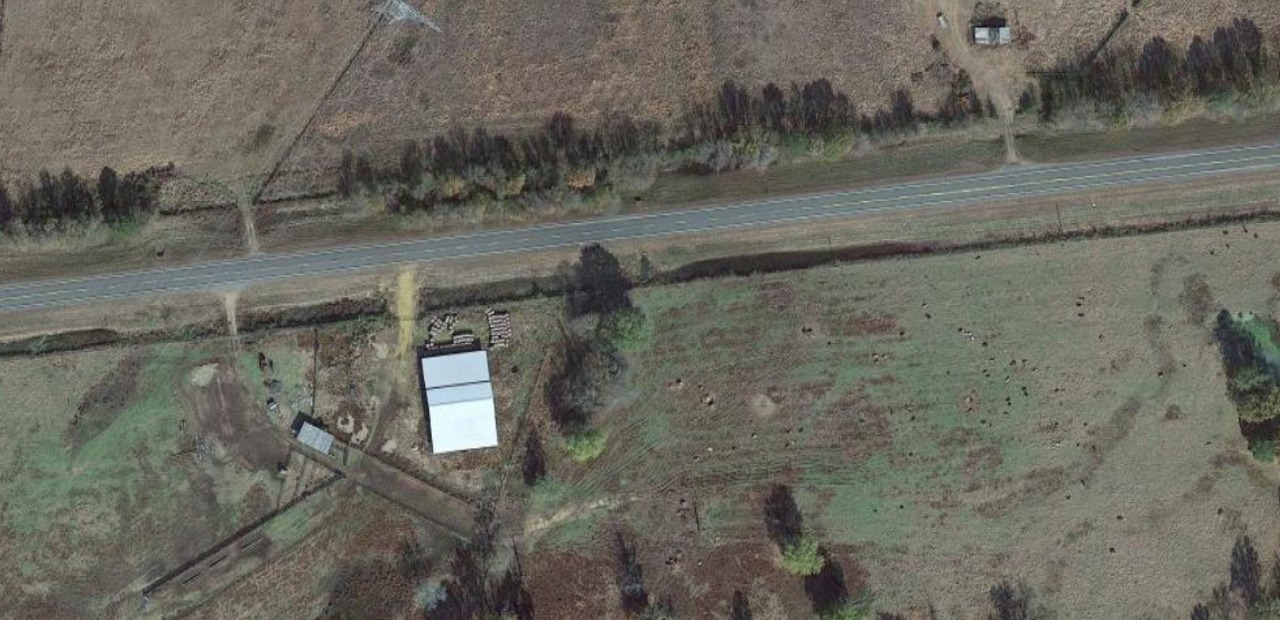
#> input picture houses/img1.jpg, 1280 x 620 px; its folder holds only this picture in this run
$ python houses_detection.py
#> lines starting #> are read from the running program, lines starting #| are printed output that depends on the picture
import operator
import os
import numpy as np
from skimage import io, draw, transform, exposure, color


'''Функция считывания изображений'''
def read_images(path):
#> called with path = 'houses'
    images_list = []
    for image_name in os.listdir(path):
        img = io.imread(path + '/' + image_name)
#> img is the input picture: shape (620, 1280, 3); mean R, G, B 104.5, 103.4, 93.9
        img_gray = color.rgb2gray(img)
        img_contrast = exposure.adjust_sigmoid(img_gray, cutoff=0.7, gain=25, inv=False)
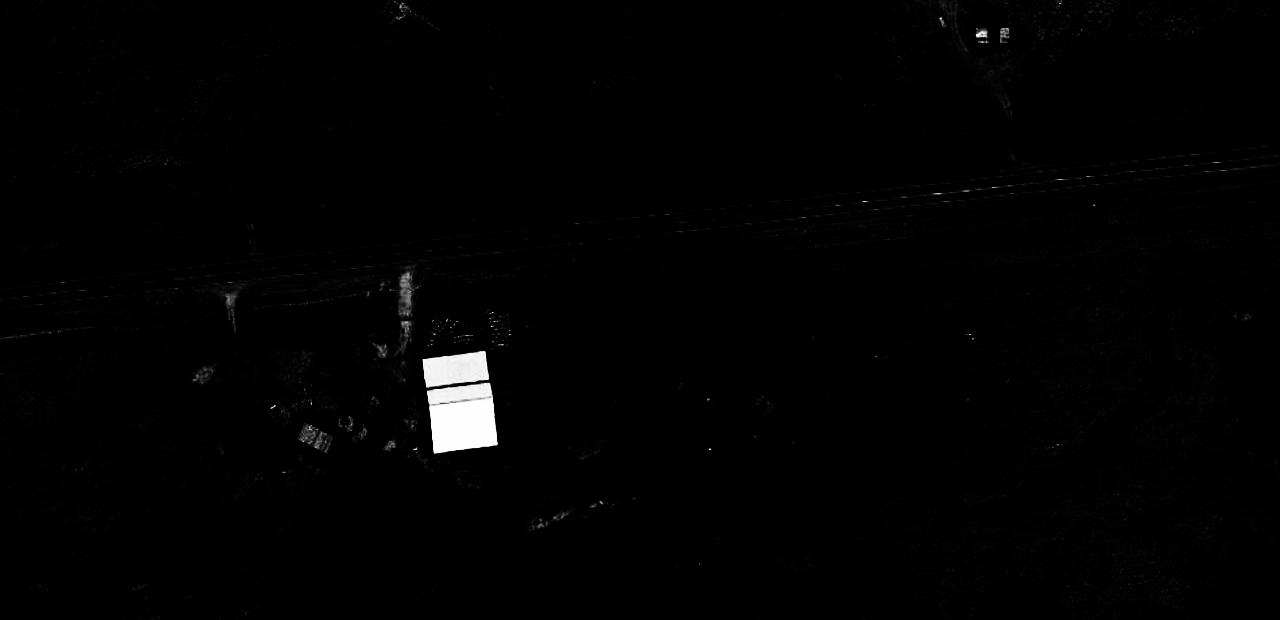
#> img_contrast: shape (620, 1280) float64; min 6.56e-08, max 0.999, mean 0.011
        images_list.append((img, img_contrast))
    return images_list


'''Функция сохранения изображений'''
def save_image(path, no, img):
    return io.imsave(path + '_' + str(no + 1) + '.jpg', img)


'''Функция вычисления признаков Хаара определенной формы'''
def get_haar_params(dark_w, bright_w, h):
    return [[(0, 0), (h, bright_w)], [(0, bright_w), (h, dark_w + bright_w)],
            [(0, bright_w + dark_w), (h, 4 * bright_w + dark_w)]]


'''Функция детектирования объектов'''
def detect_object(hc_img, w_threshold):
    res_coords = []
    int_img = transform.integral_image(hc_img)
    [area1, area2, area3] = get_haar_params(dark_w=1, bright_w=2, h=15)
    square1 = area1[1][0] * (area1[1][1] - area1[0][1])
    square2 = area2[1][0] * (area2[1][1] - area2[0][1])
    square3 = area3[1][0] * (area3[1][1] - area3[0][1])
    for angle in range(0, 360, 10):
        rotated_haar = transform.rotate(np.zeros(area3[1], dtype=np.uint8), angle, resize=True, preserve_range=False)
        window_w, window_h = rotated_haar.shape
    for x in range(0, hc_img.shape[0] - 2 * window_w - 1, 5):
        for y in range(0, hc_img.shape[1] - 2 * window_h - 1, 5):
            mean_bright1 = transform.integrate(int_img, (x, y), (x + area1[1][0], y + area1[1][1])) / square1
            mean_dark = transform.integrate(int_img, (x + area2[0][0], y + area2[0][1]),
                                            (x + area2[1][0], y + area2[1][1])) / square2
            mean_bright2 = transform.integrate(int_img, (x + area3[0][0], y + area3[0][1]),
                                               (x + area3[1][0], y + area3[1][1])) / square3
            mean_bright = (mean_bright1 + mean_bright2) / 2
            if mean_bright - mean_dark > w_threshold:
                res_coords.append((x, y, (window_w, window_h)))
    res_coords = list(set(res_coords))
    cleaned_coords = remove_close_hits(res_coords)
    return cleaned_coords


'''Функция удаления повторяющихся координат'''
def remove_close_hits(res_coords):
    new_coords = sorted(res_coords, key=operator.itemgetter(0))
    i = 1
    n = len(new_coords)
    while i < n:
        x = new_coords[i][0]
        y = new_coords[i][1]
        x1 = new_coords[i - 1][0]
        y1 = new_coords[i - 1][1]
        difx = abs(x - x1)
        dify = abs(y - y1)
        if (difx + dify) <= 240:
            del new_coords[i]
            n -= 1
        else:
            i += 1
    return new_coords


'''Сохранение изображения, наложение рамки на найденный объект'''
def save_result(img, coords, im_no):
    for x, y, window_shape in coords:
        coord = x, y
        if coord != (-1, -1):
            window_shape = (40, 80)
            rr, cc = draw.rectangle_perimeter(coord, extent=window_shape, shape=img.shape)
            img[rr - 5, cc - 5] = (0, 255, 0)
        save_image("houses_detected/img", im_no, img)


dataset = read_images('houses')
#> dataset = 1 item
dark_and_bright_mean_value = 0.30
for image_number, image in enumerate(dataset):
    print('Идет обработка изображения №', image_number + 1)
    coordinates = detect_object(image[1], dark_and_bright_mean_value)
    save_result(image[0], coordinates, image_number)
#> this loop made 1 pass
#> (image_number, area1 in detect_object, area2 in detect_object, area3 in detect_object, square1 in detect_object, square2 in detect_object, square3 in detect_object) on pass 1: (0, [(0, 0), (15, 2)], [(0, 2), (15, 3)], [(0, 3), (15, 9)], 30, 15, 90)
#| Идет обработка изображения № 1
#> pass 1, in detect_object, `int_img = transform.integral_image(hc_img)`:
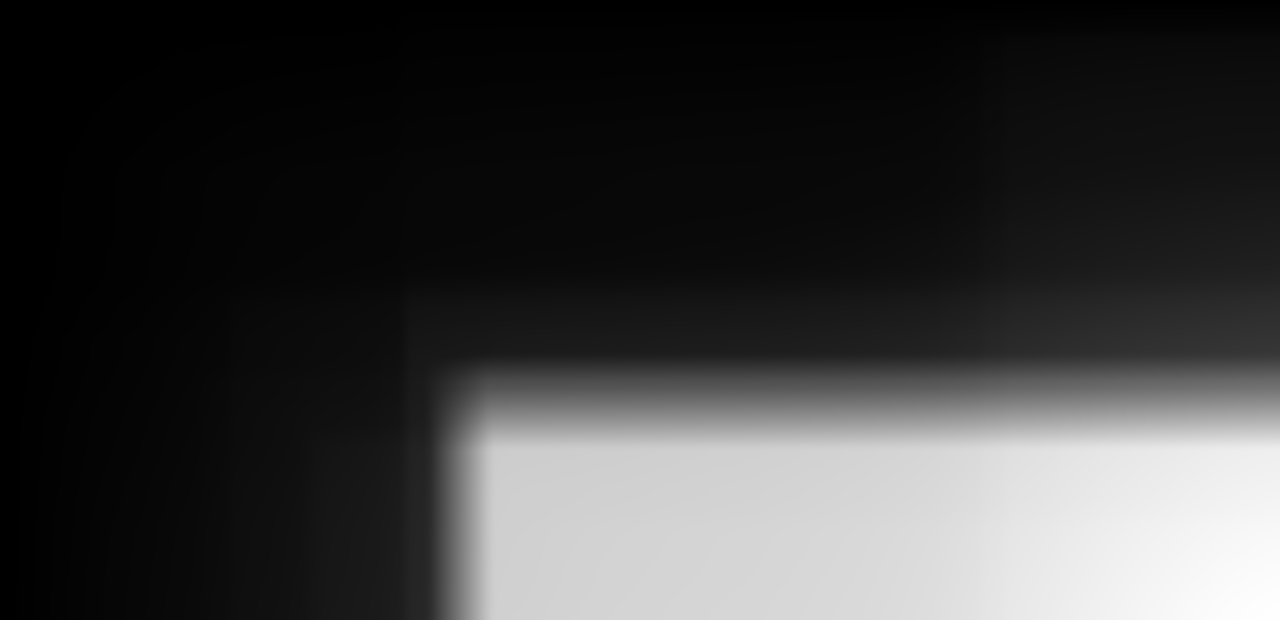
#> int_img: shape (620, 1280) float64; min 0.000639, max 8707.1, mean 2033.2; drawn with min black and max white
